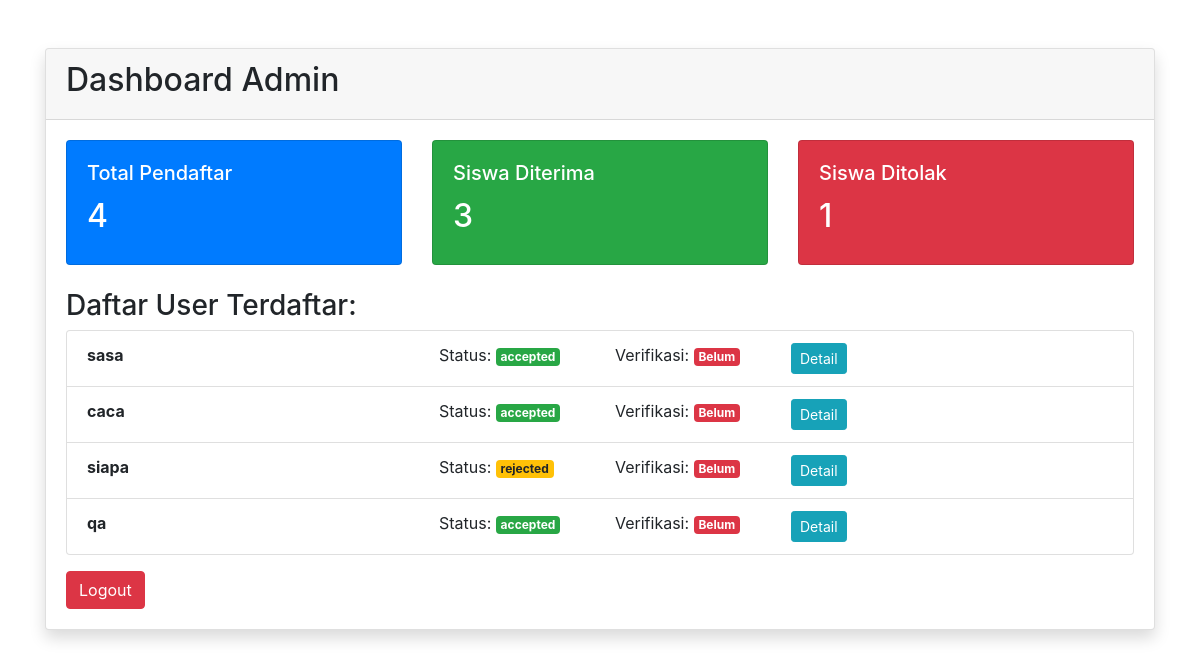
Page /admin_dashboard on the committed database.
### models.py (models this page shows, shortened)
class User(UserMixin, db.Model):
    __tablename__ = 'user'
    id = db.Column(db.Integer, primary_key=True)
    username = db.Column(db.String(80), unique=True, nullable=False)
    password = db.Column(db.String(120), nullable=False)
    role = db.Column(db.String(20), nullable=False, default='user')
    status = db.Column(db.String(20), nullable=False, default='pending')
    full_name = db.Column(db.String(100))
    phone = db.Column(db.String(20))
    address = db.Column(db.String(200))
    jurusan = db.Column(db.String(50))
    bukti_pembayaran = db.Column(db.String(200))
    ijasah = db.Column(db.String(200))
    foto_diri = db.Column(db.String(200))
    nama_ayah = db.Column(db.String(100))
    nama_ibu = db.Column(db.String(100))
    tempat_lahir = db.Column(db.String(100))
    tanggal_lahir = db.Column(db.Date)
    asal_sekolah = db.Column(db.String(200))
    payment_proof = db.Column(db.String(200))
    payment_status = db.Column(db.String(20), default='unpaid')  # unpaid/pending/paid
    bank_name = db.Column(db.String(50))
    sender_name = db.Column(db.String(100))
    payment_date = db.Column(db.DateTime)

### factory.py (the view)
    @app.route('/admin_dashboard')
    def admin_dashboard():
        from models import User
        users = User.query.filter(User.role != 'admin').all()
        return render_template("admin_dashboard.html", users=users)

### templates/admin_dashboard.html (shortened to what this page needs)
<!DOCTYPE html>
<html>
<head>
  <link href="https://maxcdn.bootstrapcdn.com/bootstrap/4.5.2/css/bootstrap.min.css" rel="stylesheet">
</head>
<body>
  <div class="container mt-5">
    <div class="card shadow">
      <div class="card-header">
        <h2>Dashboard Admin</h2>
      </div>
      <div class="card-body">
        <div class="row mb-4">
          <div class="col-md-4">
            <div class="card bg-primary text-white">
              <div class="card-body">
                <h5 class="card-title">Total Pendaftar</h5>
                <h2>{{ users|length }}</h2>
              </div>
            </div>
          </div>
          <div class="col-md-4">
            <div class="card bg-success text-white">
              <div class="card-body">
                <h5 class="card-title">Siswa Diterima</h5>
                <h2>{{ users|selectattr('status', 'equalto', 'accepted')|list|length }}</h2>
              </div>
            </div>
          </div>
          <div class="col-md-4">
            <div class="card bg-danger text-white">
              <div class="card-body">
                <h5 class="card-title">Siswa Ditolak</h5>
                <h2>{{ users|selectattr('status', 'equalto', 'rejected')|list|length }}</h2>
              </div>
            </div>
          </div>
        </div>
        <h3>Daftar User Terdaftar:</h3>
        <ul class="list-group">
          {% for u in users %}
            <li class="list-group-item">
              <div class="row">
                <div class="col-md-4">
                  <strong>{{ u.full_name or u.username }}</strong>
                </div>
                <div class="col-md-2">
                  Status: <span class="badge badge-{{ 'success' if u.status == 'accepted' else 'warning' }}">{{ u.status }}</span>
                </div>
                <div class="col-md-2">
                  Verifikasi: <span class="badge badge-{{ 'success' if u.is_verified else 'danger' }}">
                    {{ 'Sudah' if u.is_verified else 'Belum' }}
                  </span>
                </div>
                <div class="col-md-4">
                  <a href="/admin/detail/{{ u.id }}" class="btn btn-sm btn-info">Detail</a>
                </div>
              </div>
            </li>
          {% endfor %}
        </ul>
        <a href="/logout" class="btn btn-danger mt-3">Logout</a>
      </div>
    </div>
  </div>
</body>
</html>

### rows in the picture
User: full_name "sasa", status "accepted", is_verified "Belum"
User: full_name "caca", status "accepted", is_verified "Belum"
User: full_name "siapa", status "rejected", is_verified "Belum"
User: full_name "qa", status "accepted", is_verified "Belum"

### other values in the picture
{{ users|length }} "4"
{{ users|selectattr('status', 'equalto', 'accepted')|list|length }} "3"
{{ users|selectattr('status', 'equalto', 'rejected')|list|length }} "1"
